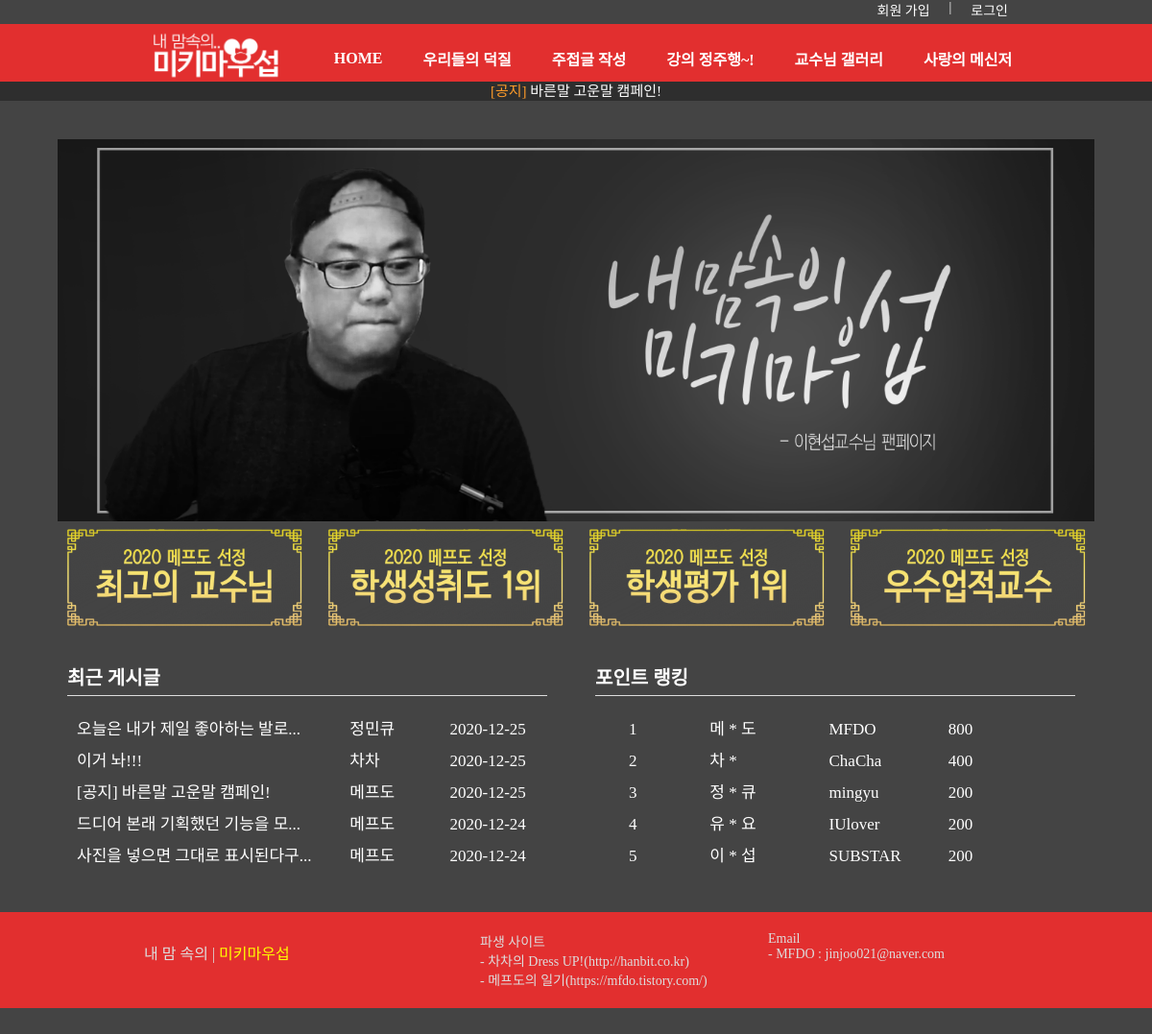
The page / on the database its author committed.
### tables this page shows
CREATE TABLE `board` (
  `num` int(11) NOT NULL,
  `id` char(15) NOT NULL,
  `name` char(10) NOT NULL,
  `subject` char(200) NOT NULL,
  `content` longtext NOT NULL,
  `regist_day` char(20) NOT NULL,
  `hit` int(11) NOT NULL,
  `file_name` char(40) DEFAULT NULL,
  `file_type` char(40) DEFAULT NULL,
  `file_copied` char(40) DEFAULT NULL,
  `page` int(11) DEFAULT NULL
);

CREATE TABLE `members` (
  `num` int(11) NOT NULL,
  `id` char(15) NOT NULL,
  `pass` char(15) NOT NULL,
  `name` char(10) NOT NULL,
  `email` char(80) DEFAULT NULL,
  `regist_day` char(20) DEFAULT NULL,
  `level` int(11) DEFAULT NULL,
  `point` int(11) DEFAULT NULL
);

### main.php (the view, shortened to what this page needs)
<div align="center">
    <img src="./img/main_img.png" style="width: 1080px">
</div>
        <div align="center">
            <table>
                <th style="padding: 0px 10px 0px 10px;"><img src="./img/prize1.png" style="width: 250px"></th>
                <th style="padding: 0px 10px 0px 10px;"><img src="./img/prize2.png" style="width: 250px"></th>
                <th style="padding: 0px 10px 0px 10px;"><img src="./img/prize3.png" style="width: 250px"></th>
                <th style="padding: 0px 10px 0px 10px;"><img src="./img/prize4.png" style="width: 250px"></th>
            </table>
        </div>
        <div id="main_content">
            <div id="latest">
                <h4 style="font-size: 20px;">최근 게시글</h4>
                <ul>
<?php
    $con = mysqli_connect("localhost", "mfdo", "wlswn772##", "mfdo");
    $sql = "select * from board order by num desc limit 5";
    $result = mysqli_query($con, $sql);
    if (!$result)
        echo "게시판 DB 테이블(board)이 생성 전이거나 아직 게시글이 없습니다!";
    else
    {
        while( $row = mysqli_fetch_array($result) )
        {
            $regist_day = substr($row["regist_day"], 0, 10);
            if(mb_strlen($row["subject"], "UTF-8") > 17) {
                $subject = mb_substr($row["subject"], 0, 17, "UTF-8");
                $subject .= "...";
            }
            else {
                $subject = $row["subject"];
            }
?>
                <li style="font-size: 17px;">
                    <span><a href="board_view.php?num=<?=$row["num"]?>&page=<?=$row["page"]?>" style="color: #fff"><?=$subject?></a></span>
                    <span><?=$row["name"]?></span>
                    <span><?=$regist_day?></span>
                </li>
<?php
        }
    }
?>
            </div>
            <div id="point_rank">
                <h4  style="font-size: 20px;">포인트 랭킹</h4>
                <ul>
<?php
    $rank = 1;
    $sql = "select * from members order by point desc limit 5";
    $result = mysqli_query($con, $sql);
    if (!$result)
        echo "회원 DB 테이블(members)이 생성 전이거나 아직 가입된 회원이 없습니다!";
    else
    {
        while( $row = mysqli_fetch_array($result) )
        {
            $name  = $row["name"];
            $id    = $row["id"];
            $point = $row["point"];
            $name = mb_substr($name, 0, 1)." * ".mb_substr($name, 2, 1);
?>
                <li style="font-size: 17px;">
                    <span><?=$rank?></span>
                    <span><?=$name?></span>
                    <span><?=$id?></span>
                    <span><?=$point?></span>
                </li>
<?php
            $rank++;
        }
    }
?>
                </ul>
            </div>
        </div>

### css/common.css (style rules this page uses)
* { padding: 0; margin: 0; }
body { font-family: "Nanum Gothic"; font-size: 14px; }
img { border: 0; }
ul { list-style-type: none; }
a { display: inline-block; text-decoration: none; }
a:link { text-decoration:none; color: #222222; }

### css/main.css (style rules this page uses)
#main_content { position: relative; width: 1000px; height: 240px; margin: 0 auto; }
#latest { position: absolute; top: 30px; left: -30px; }
#latest h4 { width: 500px; font-size: 16px; padding-bottom: 5px; border-bottom: solid 1px #dddddd; }
#latest ul { margin-top: 20px; }
#latest li { margin-top: 8px; margin-left: 10px; }
#latest span { display: inline-block; }
#latest span:nth-child(1) { width: 280px; }
#latest span:nth-child(2) { width: 100px; }
#latest span:nth-child(3) { width: 100px; }
#point_rank { position: absolute; top: 30px; left: 520px; }
#point_rank h4 { width: 500px; font-size: 16px; padding-bottom: 5px; border-bottom: solid 1px #dddddd; }
#point_rank ul { margin-top: 20px; }
#point_rank li { margin-top: 8px; margin-left: 15px; }
#point_rank span { display: inline-block; }
#point_rank span:nth-child(1) { width: 80px; padding-left: 20px; }
#point_rank span:nth-child(2) { width: 120px; }
#point_rank span:nth-child(3) { width: 120px; }
#point_rank span:nth-child(4) { width: 120px; }

### rows shown on the page
board: subject "오늘은 내가 제일 좋아하는 발로...", name "정민큐", regist_day "2020-12-25"
board: subject "이거 놔!!!", name "차차", regist_day "2020-12-25"
board: subject "[공지] 바른말 고운말 캠페인!", name "메프도", regist_day "2020-12-25"
board: subject "드디어 본래 기획했던 기능을 모...", name "메프도", regist_day "2020-12-24"
board: subject "사진을 넣으면 그대로 표시된다구...", name "메프도", regist_day "2020-12-24"
members: name "메 * 도", id "MFDO", point "800"
members: name "차 *", id "ChaCha", point "400"
members: name "정 * 큐", id "mingyu", point "200"
members: name "유 * 요", id "IUlover", point "200"
members: name "이 * 섭", id "SUBSTAR", point "200"

### other values the page prints
$title_list[$i] "바른말 고운말 캠페인!"
